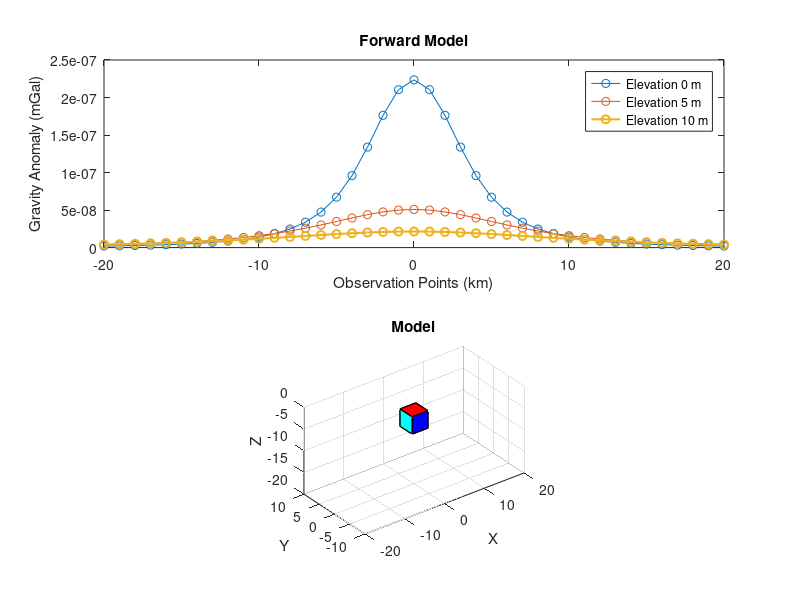

Here is the MATLAB script that generated this plot:
% Forward Modeling of Gravity Data using Prism
% Author: Neeraj Nainwal
% Institution: Queen's University

% Clear workspace and command window, close all figures
clear all; clc;
close all;

% Gravitational constant in SI units (m^3 kg^-1 s^-2)
G = 6.67430 * 10^-11;

%% Define Parameters
cubeLength = 4;               % Length of the cube in meters
drho = 2000.0;                % Density contrast in kg/m^3
yp = 0.0;                     % Y-coordinate of the prism center
zp = [0 5 10];                % Z-coordinates of the prism center
xp = -20:1:20;                % X-coordinates of observation points

% Compute intermediate variables for the prism dimensions
dx = [-cubeLength/2, cubeLength/2];
dy = [-cubeLength/2, cubeLength/2];
dz = [-3, -3 - cubeLength/2];

% Preallocate matrices for results
rhog_z = zeros(8, length(xp));
summed_columns = zeros(1, length(xp));

%% Create Repetitive Cubes
numCubes = 1;          % Number of repetitive cubes
cubeSpacing = 1;       % Spacing between cubes in meters

for ii = 1:length(zp)
    for ix = 1:length(xp)
        count = 0;
        rhog_ix = zeros(8, 1);  
        for nc = 1:numCubes
            xShift = (nc - 1) * cubeSpacing;        
            for i = 1:2
                rhoxi = dx(i) - xp(ix) - xShift;      
                for j = 1:2
                    rhoyj = dy(j) - yp;     
                    for k = 1:2
                        count = count + 1;
                        rhozk = dz(k) - zp(ii);         
                        R_ijk = sqrt(rhozk^2 + rhoyj^2 + rhoxi^2);
                        theta = (rhoxi * rhoyj) / (rhozk * R_ijk);
                        muijk = (-1)^(i+j+k);             
                        % Calculate the gravitational effect
                        rhog_z(count, ix) = G * drho * muijk * ((rhozk * atan(theta)) ...
                            - (rhoxi * log(R_ijk + rhoyj)) ...
                            - (rhoyj * log(R_ijk + rhoxi)));         
                        rhog_ix(count) = rhog_z(count, ix);
                    end
                end
            end
        end
        summed_columns(ii, ix) = sum(rhog_ix);
    end
end

%% Data Plotting
% Plot the forward model results
subplot(2, 1, 1)
plot(xp, summed_columns(1,:), '-o', xp, summed_columns(2,:), '-o', xp, summed_columns(3,:), '-o', 'LineWidth', 1.5)
labels = num2str(zp(1:3).', 'Elevation %d m');
legend(labels, 'location', 'best') 
title('Forward Model')
ylabel('Gravity Anomaly (mGal)')
xlabel('Observation Points (km)')
hold on

% Plot the 3D model of the prism
subplot(2, 1, 2)
% Create cube vertices
vert = [-2 2 -3; 2 2 -3; -2 -2 -3; 2 -2 -3; -2 -2 -7; 2 2 -7; -2 2 -7; 2 -2 -7];
fac = [1 2 4 3; 2 6 8 4; 2 6 7 1; 1 7 5 3; 3 5 8 4; 5 8 6 7];

view(3)
axis equal
xlim([xp(1), xp(end)]);  
ylim([xp(1)/2, xp(end)/2]);  
zlim([xp(1), 0]);  
xlabel('X'); ylabel('Y'); zlabel('Z');
title('Model'); axis vis3d; grid on;

% Plot repetitive cubes
for nc = 1:numCubes
    xShift = (nc - 1) * cubeSpacing;  % Shift in x-coordinate for repetitive cubes
    vertShifted = vert;
    vertShifted(:, 1) = vertShifted(:, 1) + xShift;   
    patch('Vertices', vertShifted, 'Faces', fac, ...
        'FaceVertexCData', hsv(6), 'FaceColor', 'flat')
    hold on
end

% Save the plot
outputPath = fullfile('./results/', 'Forward_model.jpg');
saveas(gcf, outputPath);
